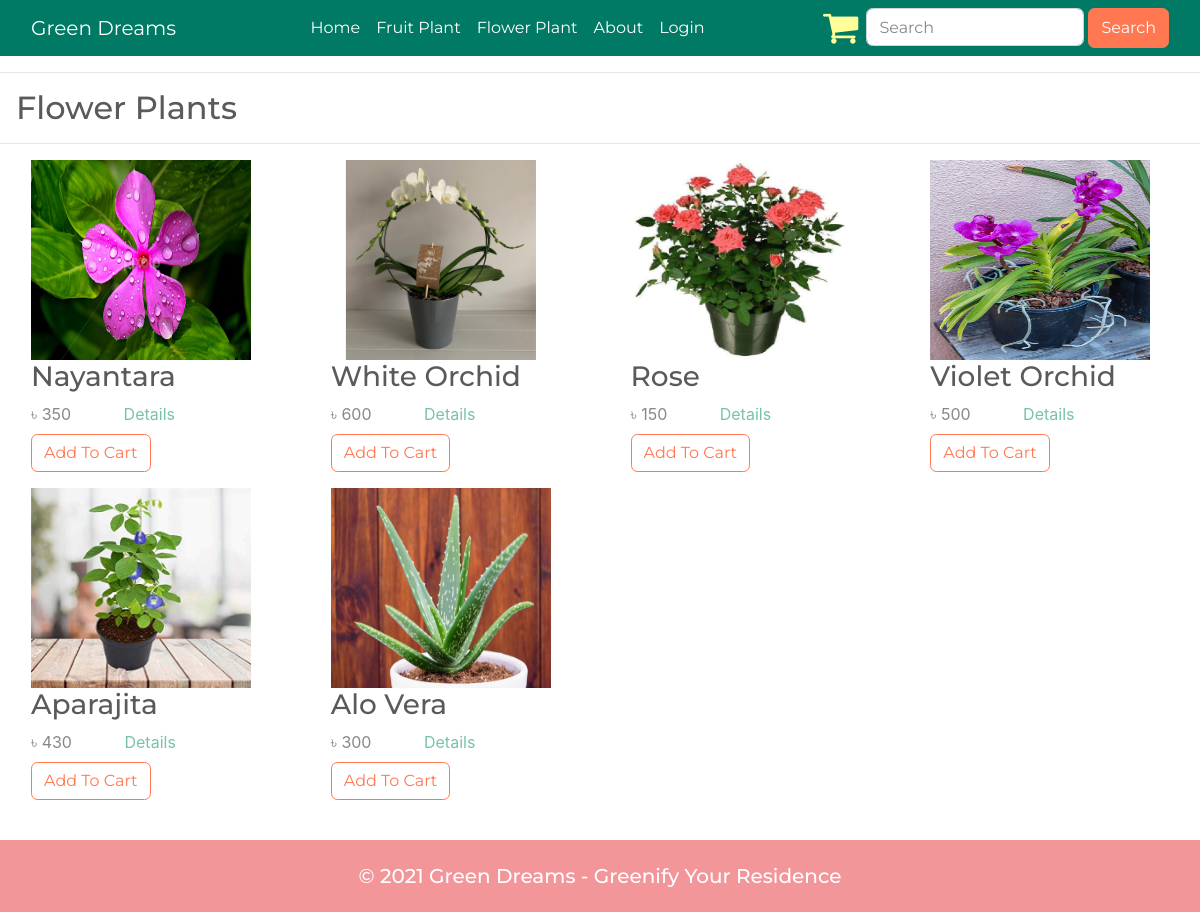
/flower-plants/, run on the app's committed database.
### app/models.py (models this page shows, shortened)
class Plant(models.Model):
    title = models.CharField(max_length=200)
    slug = models.SlugField(unique=True)
    category = models.CharField(max_length=20, choices=CATEGORIES)
    image = models.ImageField(upload_to="plants")
    price = models.PositiveIntegerField()
    description = models.TextField()
    featured = models.BooleanField(default=False)
    date = models.DateTimeField(auto_now_add=True)

### app/views.py (the view)
# urls.py: path("flower-plants/", FlowerPlantsView.as_view(), name='flowers'),
class FlowerPlantsView(TemplateView):
    template_name = "flowers.html"
    def get_context_data(self, **kwargs):
        context = super().get_context_data(**kwargs)
        context['plants'] = Plant.objects.all().order_by('-date')
        return context

### templates/flowers.html (shortened to what this page needs)
{% extends "base.html" %}
{% block content %}
<hr>
<h2 class="ml-3">Flower Plants</h2>
<hr>
<div class="row ml-3 mt-3">
    {% for plant in plants%}
        {% if plant.category == 'flower'%}
        <div class=" mb-3 col-lg-3 col-md-4 col-sm-6">
            <img src="{{plant.image.url}}" alt="" style="width: 220px; height: 200px;">
                <h3 class="">{{ plant.title }}</h3>
                <span class="price">&#2547; {{plant.price}}</span>
                <a href="{% url 'app:details' plant.slug%}" class="ml-5">Details</a>
                <a href="{% url 'app:addtocart' plant.id %}" class="btn btn-outline-danger mt-2 mr-4 text-center ">Add To Cart</a>
        </div>
        {% endif %}
{% endfor %}
</div>
{% endblock %}

### static/style.css (style rules this page uses)
* { padding: 0; margin: 0; }
body { box-sizing: border-box; font-family: sans-serif; background: whitesmoke; }
a { text-decoration: none !important; color: black; }

### data on the page
Plant: image (picture), title "Nayantara", price "350"
Plant: image (picture), title "White Orchid", price "600"
Plant: image (picture), title "Rose", price "150"
Plant: image (picture), title "Violet Orchid", price "500"
Plant: image (picture), title "Aparajita", price "430"
Plant: image (picture), title "Alo Vera", price "300"
